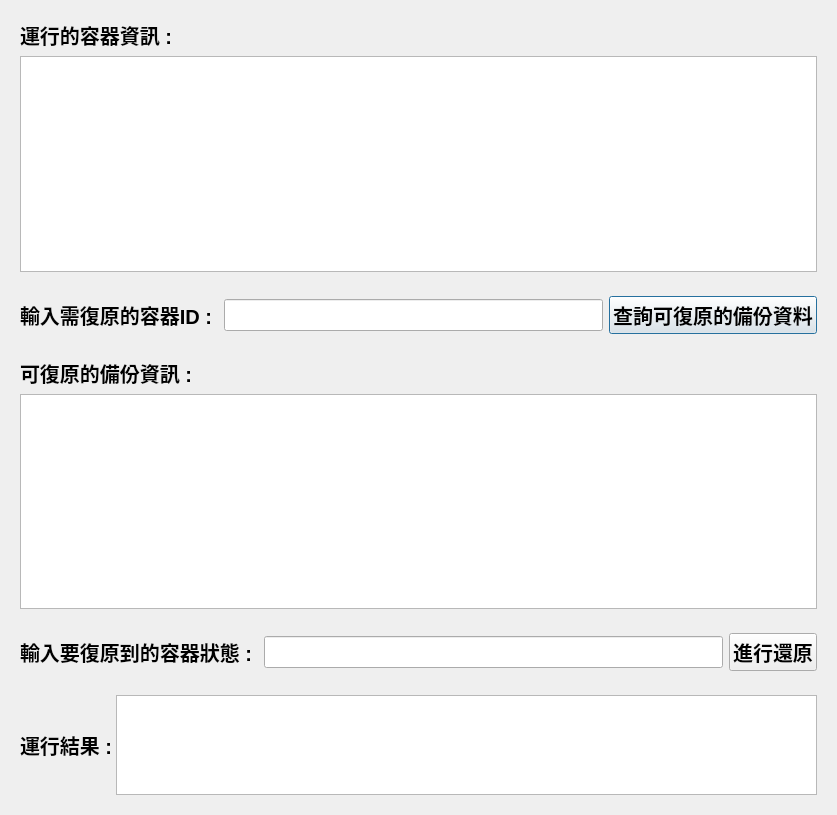
<?xml version="1.0" encoding="UTF-8"?>
<ui version="4.0">
 <class>Dialog</class>
 <widget class="QDialog" name="Dialog">
  <property name="geometry">
   <rect>
    <x>0</x>
    <y>0</y>
    <width>837</width>
    <height>815</height>
   </rect>
  </property>
  <property name="minimumSize">
   <size>
    <width>0</width>
    <height>0</height>
   </size>
  </property>
  <property name="font">
   <font>
    <pointsize>9</pointsize>
   </font>
  </property>
  <property name="windowTitle">
   <string>Docker Recovery</string>
  </property>
  <property name="windowIcon">
   <iconset>
    <normaloff>../../../home/uscc/Downloads/logo-only.png</normaloff>../../../home/uscc/Downloads/logo-only.png</iconset>
  </property>
  <layout class="QVBoxLayout" name="verticalLayout">
   <item>
    <widget class="QWidget" name="widget_2" native="true">
     <layout class="QVBoxLayout" name="verticalLayout_2">
      <item>
       <widget class="QLabel" name="label_coninfoT">
        <property name="font">
         <font>
          <pointsize>15</pointsize>
          <weight>75</weight>
          <italic>false</italic>
          <bold>true</bold>
          <underline>false</underline>
          <strikeout>false</strikeout>
          <kerning>true</kerning>
         </font>
        </property>
        <property name="text">
         <string>運行的容器資訊 :</string>
        </property>
       </widget>
      </item>
      <item>
       <widget class="QTextBrowser" name="textBrowser_coninfoC">
        <property name="sizePolicy">
         <sizepolicy hsizetype="Preferred" vsizetype="Expanding">
          <horstretch>0</horstretch>
          <verstretch>0</verstretch>
         </sizepolicy>
        </property>
        <property name="font">
         <font>
          <pointsize>9</pointsize>
         </font>
        </property>
        <property name="focusPolicy">
         <enum>Qt::NoFocus</enum>
        </property>
        <property name="contextMenuPolicy">
         <enum>Qt::NoContextMenu</enum>
        </property>
        <property name="toolTip">
         <string notr="true"/>
        </property>
        <property name="autoFillBackground">
         <bool>false</bool>
        </property>
        <property name="frameShadow">
         <enum>QFrame::Sunken</enum>
        </property>
        <property name="verticalScrollBarPolicy">
         <enum>Qt::ScrollBarAsNeeded</enum>
        </property>
        <property name="horizontalScrollBarPolicy">
         <enum>Qt::ScrollBarAsNeeded</enum>
        </property>
        <property name="sizeAdjustPolicy">
         <enum>QAbstractScrollArea::AdjustToContents</enum>
        </property>
        <property name="lineWrapMode">
         <enum>QTextEdit::NoWrap</enum>
        </property>
        <property name="cursorWidth">
         <number>1</number>
        </property>
       </widget>
      </item>
     </layout>
    </widget>
   </item>
   <item>
    <widget class="QWidget" name="widget" native="true">
     <layout class="QHBoxLayout" name="horizontalLayout">
      <item>
       <widget class="QLabel" name="label_conidT">
        <property name="font">
         <font>
          <pointsize>15</pointsize>
          <weight>75</weight>
          <bold>true</bold>
         </font>
        </property>
        <property name="text">
         <string>輸入需復原的容器ID : </string>
        </property>
       </widget>
      </item>
      <item>
       <widget class="QLineEdit" name="lineEdit_conidC">
        <property name="font">
         <font>
          <pointsize>15</pointsize>
         </font>
        </property>
        <property name="text">
         <string/>
        </property>
       </widget>
      </item>
      <item>
       <widget class="QPushButton" name="pushButton_search">
        <property name="font">
         <font>
          <pointsize>15</pointsize>
          <weight>75</weight>
          <bold>true</bold>
         </font>
        </property>
        <property name="text">
         <string>查詢可復原的備份資料</string>
        </property>
        <property name="checkable">
         <bool>true</bool>
        </property>
       </widget>
      </item>
     </layout>
    </widget>
   </item>
   <item>
    <widget class="QWidget" name="widget_3" native="true">
     <layout class="QVBoxLayout" name="verticalLayout_3">
      <item>
       <widget class="QLabel" name="label_backupinfoT">
        <property name="font">
         <font>
          <pointsize>15</pointsize>
          <weight>75</weight>
          <italic>false</italic>
          <bold>true</bold>
          <underline>false</underline>
          <strikeout>false</strikeout>
          <kerning>true</kerning>
         </font>
        </property>
        <property name="autoFillBackground">
         <bool>false</bool>
        </property>
        <property name="text">
         <string>可復原的備份資訊 :</string>
        </property>
       </widget>
      </item>
      <item>
       <widget class="QTextBrowser" name="textBrowser_backupinfoC">
        <property name="sizePolicy">
         <sizepolicy hsizetype="Preferred" vsizetype="Expanding">
          <horstretch>0</horstretch>
          <verstretch>0</verstretch>
         </sizepolicy>
        </property>
        <property name="inputMethodHints">
         <set>Qt::ImhMultiLine</set>
        </property>
        <property name="autoFormatting">
         <set>QTextEdit::AutoNone</set>
        </property>
        <property name="lineWrapMode">
         <enum>QTextEdit::NoWrap</enum>
        </property>
       </widget>
      </item>
     </layout>
    </widget>
   </item>
   <item>
    <widget class="QWidget" name="widget_4" native="true">
     <layout class="QHBoxLayout" name="horizontalLayout_2">
      <item>
       <widget class="QLabel" name="label_recoveryT">
        <property name="font">
         <font>
          <pointsize>15</pointsize>
          <weight>75</weight>
          <bold>true</bold>
         </font>
        </property>
        <property name="text">
         <string>輸入要復原到的容器狀態 : </string>
        </property>
       </widget>
      </item>
      <item>
       <widget class="QLineEdit" name="lineEdit_recoveryC">
        <property name="font">
         <font>
          <pointsize>15</pointsize>
         </font>
        </property>
        <property name="text">
         <string/>
        </property>
       </widget>
      </item>
      <item>
       <widget class="QPushButton" name="pushButton_backup">
        <property name="font">
         <font>
          <pointsize>15</pointsize>
          <weight>75</weight>
          <bold>true</bold>
         </font>
        </property>
        <property name="text">
         <string>進行還原</string>
        </property>
        <property name="checkable">
         <bool>true</bool>
        </property>
       </widget>
      </item>
     </layout>
    </widget>
   </item>
   <item>
    <widget class="QWidget" name="widget_5" native="true">
     <property name="sizePolicy">
      <sizepolicy hsizetype="Preferred" vsizetype="Fixed">
       <horstretch>0</horstretch>
       <verstretch>0</verstretch>
      </sizepolicy>
     </property>
     <property name="maximumSize">
      <size>
       <width>16777215</width>
       <height>200</height>
      </size>
     </property>
     <layout class="QHBoxLayout" name="horizontalLayout_3">
      <item>
       <widget class="QLabel" name="label_result">
        <property name="maximumSize">
         <size>
          <width>90</width>
          <height>200</height>
         </size>
        </property>
        <property name="font">
         <font>
          <pointsize>15</pointsize>
          <weight>75</weight>
          <bold>true</bold>
         </font>
        </property>
        <property name="text">
         <string>運行結果 :</string>
        </property>
       </widget>
      </item>
      <item>
       <widget class="QTextBrowser" name="textBrowser_result">
        <property name="sizePolicy">
         <sizepolicy hsizetype="Preferred" vsizetype="Fixed">
          <horstretch>0</horstretch>
          <verstretch>0</verstretch>
         </sizepolicy>
        </property>
        <property name="maximumSize">
         <size>
          <width>16777215</width>
          <height>100</height>
         </size>
        </property>
        <property name="font">
         <font>
          <pointsize>12</pointsize>
         </font>
        </property>
        <property name="inputMethodHints">
         <set>Qt::ImhMultiLine</set>
        </property>
        <property name="autoFormatting">
         <set>QTextEdit::AutoNone</set>
        </property>
        <property name="lineWrapMode">
         <enum>QTextEdit::NoWrap</enum>
        </property>
       </widget>
      </item>
     </layout>
    </widget>
   </item>
  </layout>
 </widget>
 <resources/>
 <connections/>
</ui>
